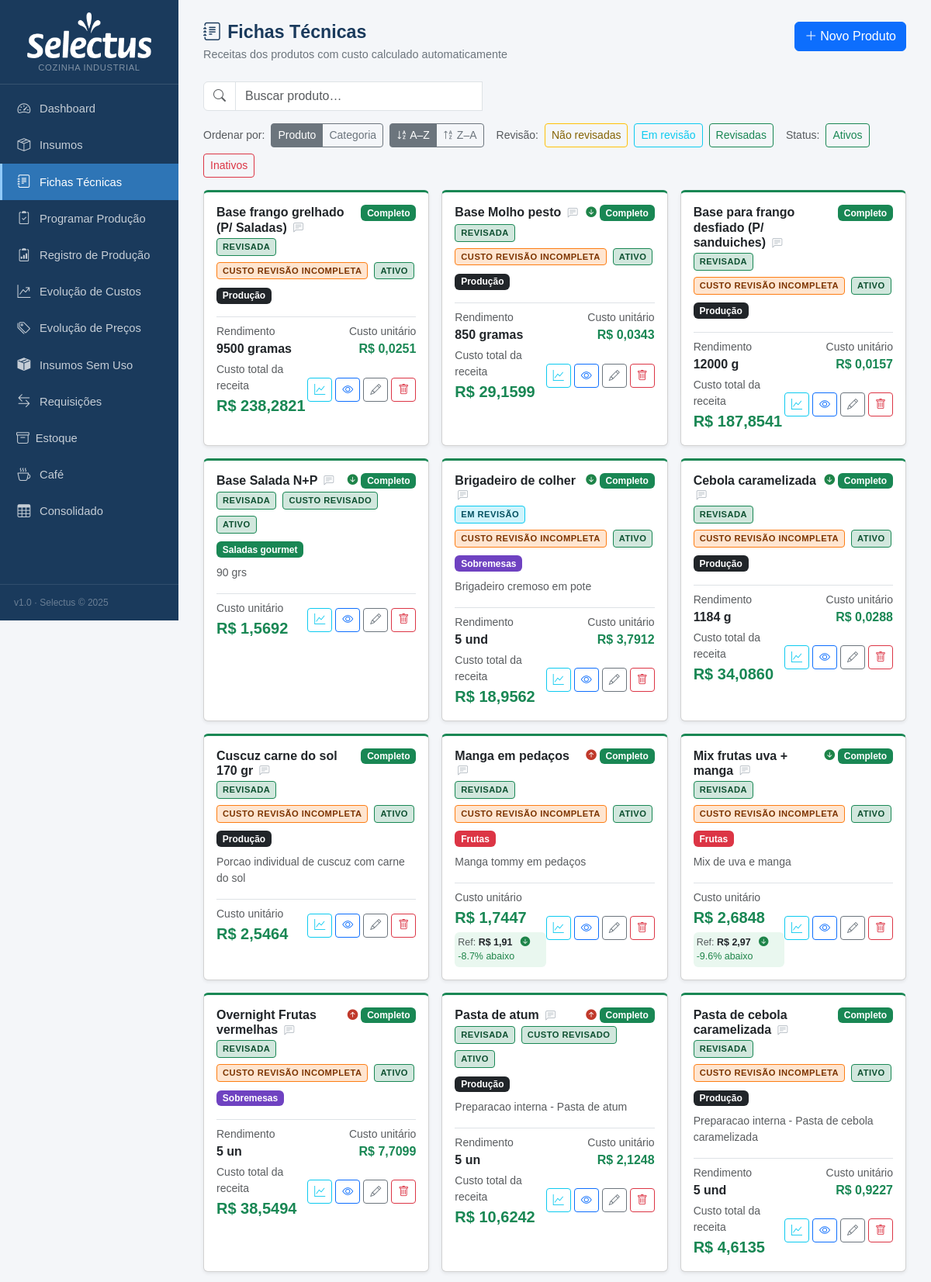
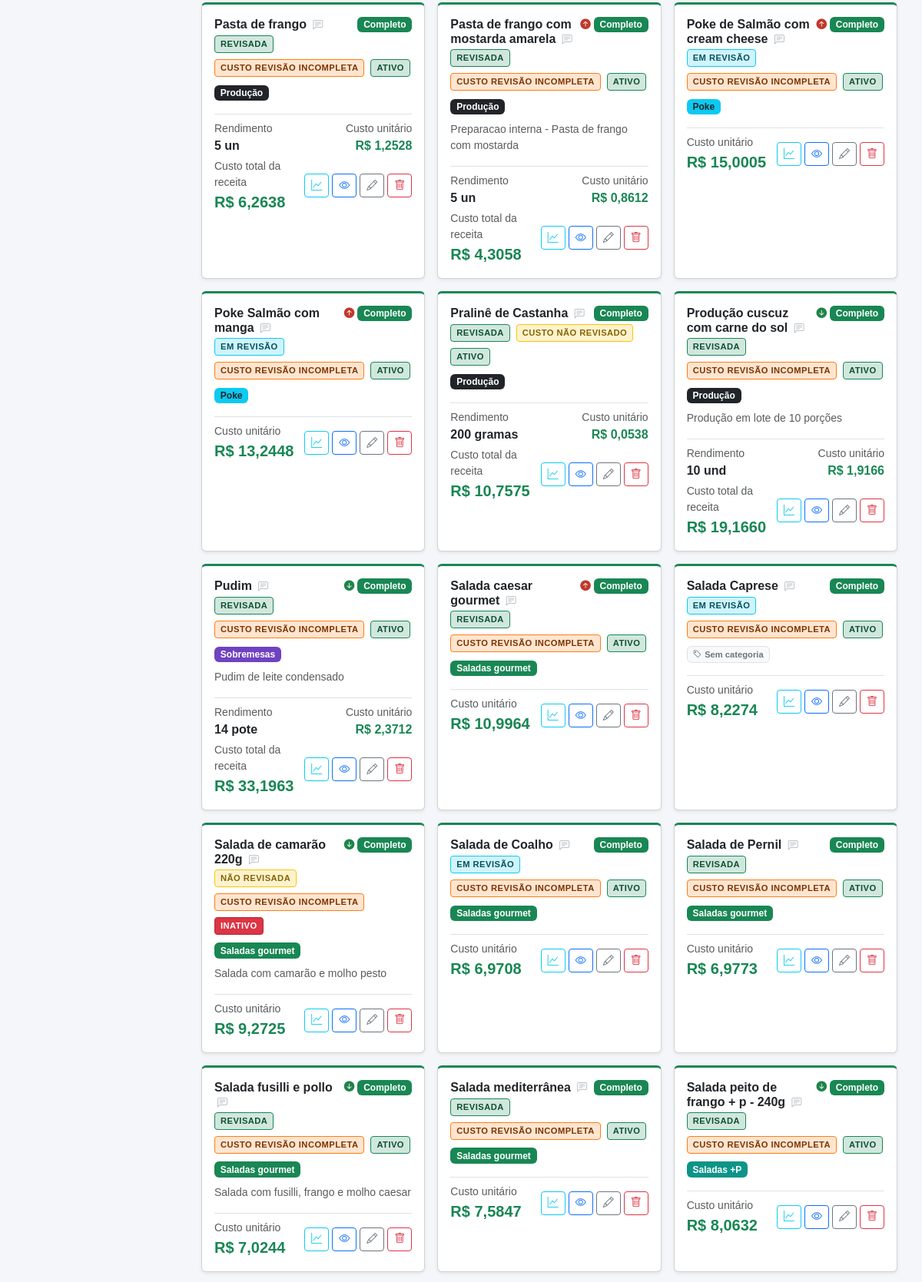
The app's page /fichas (upper part) with its own data (2 pictures, top to bottom).
### tables this page shows
CREATE TABLE produtos (
            id INTEGER PRIMARY KEY AUTOINCREMENT,
            nome TEXT NOT NULL,
            descricao TEXT,
            rendimento REAL DEFAULT 1,
            unidade_rendimento TEXT DEFAULT 'un'
        , categoria TEXT, valor_referencia REAL, status_revisao TEXT DEFAULT 'nao_revisada', status_revisao_custo TEXT DEFAULT 'nao_revisado', data_revisao TEXT, data_revisao_custo TEXT, ativo INTEGER NOT NULL DEFAULT 1, observacao TEXT);

### app.py (the view)
@app.route('/fichas')
def fichas_lista():
    db = get_db()
    prods = db.execute('SELECT * FROM produtos ORDER BY nome').fetchall()
    hist_rows = db.execute('''
        SELECT h.produto_id, h.custo_anterior, h.custo_novo, h.data_registro
        FROM historico_custo_fichas h
        WHERE h.id = (SELECT MAX(id) FROM historico_custo_fichas h2 WHERE h2.produto_id = h.produto_id)
    ''').fetchall()
    mudancas_custo = {r['produto_id']: dict(r) for r in hist_rows}
    rev_rows = db.execute('''
        SELECT ft.produto_id,
               SUM(CASE WHEN COALESCE(i.status_revisao_custo,'nao_revisado')='revisado' THEN 1 ELSE 0 END) AS revisados,
               COUNT(*) AS total
        FROM ficha_tecnica ft JOIN insumos i ON i.id = ft.insumo_id
        GROUP BY ft.produto_id
    ''').fetchall()
    custo_revisao_map = {}
    for rr in rev_rows:
        if rr['total'] == 0 or rr['revisados'] == 0:
            custo_revisao_map[rr['produto_id']] = 'nao_revisado'
        elif rr['revisados'] == rr['total']:
            custo_revisao_map[rr['produto_id']] = 'revisado'
        else:
            custo_revisao_map[rr['produto_id']] = 'incompleta'
    db.close()
    resultado = [{'p': p, **dict(zip(['custo','completo'], custo_produto(p['id'])))} for p in prods]
    for r in resultado:
        r['custo_revisao'] = custo_revisao_map.get(r['p']['id'], 'nao_revisado')
    cat_map = {nome: cls for nome, cls in CATEGORIAS}
    total_custo = sum(r['custo'] for r in resultado if r['completo'])
    n_completos = sum(1 for r in resultado if r['completo'])
    return render_template('fichas_lista.html', resultado=resultado, categorias=CATEGORIAS, cat_map=cat_map,
                           total_custo=total_custo, n_completos=n_completos, mudancas_custo=mudancas_custo)

### app.py (called while the page is built)
def _to_br(value, decimals):
    if value is None:
        return '—'
    s = f'{float(value):,.{decimals}f}'
    return s.replace(',', 'X').replace('.', ',').replace('X', '.')

@app.template_filter('brl')
def brl_filter(value, decimals=2):
    return 'R$ ' + _to_br(value, decimals)

def get_db():
    c = sqlite3.connect(DB)
    c.row_factory = sqlite3.Row
    c.execute("PRAGMA foreign_keys = ON")
    return c

def count_alertas():
    try:
        db = get_db()
        n = db.execute('''SELECT COUNT(*) FROM insumos
                          WHERE estoque_minimo > 0 AND COALESCE(estoque_atual,0) < estoque_minimo''').fetchone()[0]
        db.close()
        return n
    except:
        return 0

@app.context_processor
def inject_alertas():
    return dict(n_alertas=count_alertas())

### templates/fichas_lista.html (shortened to what this page needs)
{% extends "base.html" %}
{% block content %}
<div class="page-header d-flex justify-content-between align-items-start">
  <div>
    <h1><i class="bi bi-journal-text me-2"></i>Fichas Técnicas</h1>
    <p>Receitas dos produtos com custo calculado automaticamente</p>
  </div>
  <a href="{{ url_for('ficha_nova') }}" class="btn btn-primary">
    <i class="bi bi-plus-lg me-1"></i>Novo Produto
  </a>
</div>
{% if resultado %}
<div class="mb-3">
  <div class="input-group" style="max-width:360px">
    <span class="input-group-text bg-white"><i class="bi bi-search text-muted"></i></span>
    <input type="text" id="busca-ficha" class="form-control" placeholder="Buscar produto…" autocomplete="off">
  </div>
</div>
<div class="mb-3 d-flex gap-2 align-items-center flex-wrap">
  <span class="text-muted small">Ordenar por:</span>
  <div class="btn-group btn-group-sm">
    <button type="button" class="btn btn-outline-secondary active sort-field-btn" data-field="nome">Produto</button>
    <button type="button" class="btn btn-outline-secondary sort-field-btn" data-field="cat">Categoria</button>
  </div>
  <div class="btn-group btn-group-sm">
    <button type="button" class="btn btn-outline-secondary active sort-dir-btn" data-dir="asc">
      <i class="bi bi-sort-alpha-down"></i> A–Z
    </button>
    <button type="button" class="btn btn-outline-secondary sort-dir-btn" data-dir="desc">
      <i class="bi bi-sort-alpha-up"></i> Z–A
    </button>
  </div>
  <span class="text-muted small ms-2">Revisão:</span>
  <button type="button" class="btn btn-sm btn-outline-warning filter-rev-btn" data-rev="nao_revisada" style="color:#856404">Não revisadas</button>
  <button type="button" class="btn btn-sm btn-outline-info filter-rev-btn"    data-rev="em_revisao">Em revisão</button>
  <button type="button" class="btn btn-sm btn-outline-success filter-rev-btn" data-rev="revisada">Revisadas</button>
  <span class="text-muted small ms-2">Status:</span>
  <button type="button" class="btn btn-sm btn-outline-success filter-ativo-btn" data-ativo="ativo">Ativos</button>
  <button type="button" class="btn btn-sm btn-outline-danger  filter-ativo-btn" data-ativo="inativo">Inativos</button>
</div>
<div class="row g-3" id="fichas-grid">
  {% for r in resultado %}
  {% set mud = mudancas_custo.get(r.p.id) %}
  {% set rev = r.p.status_revisao or 'nao_revisada' %}
  {% set is_ativo = (r.p.ativo if r.p.ativo is not none else 1) %}
  <div class="col-md-6 col-lg-4 ficha-col"
       data-nome="{{ r.p.nome }}"
       data-cat="{{ r.p.categoria or '' }}"
       data-revisao="{{ rev }}"
       data-ativo="{{ 'ativo' if is_ativo else 'inativo' }}">
    <div class="card shadow-sm h-100" style="border-top: 3px solid {{ '#198754' if r.completo else '#ffc107' }}">
      <div class="card-body">
        <div class="d-flex justify-content-between align-items-start mb-1">
          <h6 class="card-title fw-bold mb-0">
            {{ r.p.nome }}
            <span class="obs-wrapper">
              <i class="bi bi-chat-left-text obs-icon {{ '' if r.p.observacao else 'obs-icon-empty' }}"
                 title="{{ 'Ver/editar observação' if r.p.observacao else 'Adicionar observação' }}"></i>
            </span>
          </h6>
          <div class="d-flex align-items-center gap-1">
            {% if mud and mud.custo_anterior is not none %}
              {% if mud.custo_novo > mud.custo_anterior %}
                <span class="custo-subiu" title="Custo subiu de {{ mud.custo_anterior|brl(4) }} para {{ mud.custo_novo|brl(4) }}">
                  <i class="bi bi-arrow-up-circle-fill"></i>
                </span>
              {% elif mud.custo_novo < mud.custo_anterior %}
                <span class="custo-caiu" title="Custo caiu de {{ mud.custo_anterior|brl(4) }} para {{ mud.custo_novo|brl(4) }}">
                  <i class="bi bi-arrow-down-circle-fill"></i>
                </span>
              {% endif %}
            {% endif %}
            <span class="badge {{ 'bg-success' if r.completo else 'bg-warning text-dark' }}">
              {{ 'Completo' if r.completo else 'Incompleto' }}
            </span>
          </div>
        </div>
        <div class="mb-2 d-flex gap-2 flex-wrap">
          <span class="selo-revisao selo-{{ rev }} selo-btn" style="cursor:pointer"
                data-id="{{ r.p.id }}" data-status="{{ rev }}"
                title="Clique para alterar status de revisão{% if r.p.data_revisao %} · Revisada em {{ r.p.data_revisao[:10] }}{% endif %}">
            {{ {'nao_revisada':'NÃO REVISADA','em_revisao':'EM REVISÃO','revisada':'REVISADA'}[rev] }}
          </span>
          {% set custo_label = {'nao_revisado':'CUSTO NÃO REVISADO','incompleta':'CUSTO REVISÃO INCOMPLETA','revisado':'CUSTO REVISADO'} %}
          <span class="selo-revisao selo-custo-{{ r.custo_revisao }}"
                title="{{ {'nao_revisado':'Nenhum insumo desta ficha foi revisado','incompleta':'Alguns insumos ainda não foram revisados','revisado':'Todos os insumos foram revisados'}[r.custo_revisao] }}">
            {{ custo_label[r.custo_revisao] }}
          </span>
          <span class="selo-revisao selo-ativo-btn {{ 'selo-ativo' if is_ativo else 'selo-inativo' }}"
                style="cursor:pointer" data-id="{{ r.p.id }}"
                title="Clique para {{ 'inativar' if is_ativo else 'ativar' }} esta ficha">
            {{ 'ATIVO' if is_ativo else 'INATIVO' }}
          </span>
        </div>
        <div class="mb-2 cat-badge-wrap" data-id="{{ r.p.id }}" data-cat="{{ r.p.categoria or '' }}">
          {% if r.p.categoria %}
          <span class="badge {{ cat_map.get(r.p.categoria, 'bg-secondary') }} cat-badge" style="cursor:pointer" title="Clique para mudar categoria">{{ r.p.categoria }}</span>
          {% else %}
          <span class="badge bg-light text-secondary border cat-badge" style="cursor:pointer;font-size:.7rem" title="Clique para definir categoria"><i class="bi bi-tag me-1"></i>Sem categoria</span>
          {% endif %}
        </div>
        {% if r.p.descricao %}<p class="text-muted small mb-2">{{ r.p.descricao }}</p>{% endif %}
        <div class="mt-3 pt-2 border-top">
          {% if r.completo and r.p.rendimento and r.p.rendimento > 1 %}
          <div class="d-flex justify-content-between align-items-center mb-1">
            <div>
              <div class="text-muted small">Rendimento</div>
              <span class="fw-semibold">{{ r.p.rendimento|int if r.p.rendimento == r.p.rendimento|int else r.p.rendimento }} {{ r.p.unidade_rendimento }}</span>
            </div>
            <div class="text-end">
              <div class="text-muted small">Custo unitário</div>
              <strong class="text-success">{{ (r.custo / r.p.rendimento)|brl(4) }}</strong>
            </div>
          </div>
          {% endif %}
          <div class="d-flex justify-content-between align-items-center">
            <div>
              {% if r.completo %}
                {% if r.p.rendimento and r.p.rendimento > 1 %}
                <div class="text-muted small">Custo total da receita</div>
                {% else %}
                <div class="text-muted small">Custo unitário</div>
                {% endif %}
                <strong class="text-success fs-5">{{ r.custo|brl(4) }}</strong>
                {% if r.p.valor_referencia is not none %}
                  {% set vref = r.p.valor_referencia %}
                  {% set custo_base = (r.custo / r.p.rendimento) if r.p.rendimento and r.p.rendimento > 1 else r.custo %}
                  {% set diff = custo_base - vref %}
                  {% set pct  = (diff / vref * 100) if vref else 0 %}
                  <div class="mt-1 p-1 rounded" style="background:{{ '#fdecea' if diff > 0 else '#e9f7ef' }};font-size:.78rem">
                    <span class="text-muted">Ref:</span>
                    <span class="fw-semibold">{{ vref|brl(2) }}</span>
                    {% if diff > 0 %}
                      <span style="color:#c0392b"><i class="bi bi-arrow-up-circle-fill"></i> +{{ pct|round(1) }}% acima</span>
                    {% elif diff < 0 %}
                      <span style="color:#1e8449"><i class="bi bi-arrow-down-circle-fill"></i> {{ pct|round(1) }}% abaixo</span>
                    {% else %}
                      <span class="text-muted">= igual</span>
                    {% endif %}
                  </div>
                {% endif %}
              {% else %}
                <div class="text-muted small">Custo unitário</div>
                <span class="text-warning small"><i class="bi bi-exclamation-circle me-1"></i>preços pendentes</span>
              {% endif %}
            </div>
            <div class="d-flex gap-1">
              <button class="btn btn-sm btn-outline-info" title="Histórico de custo"
                      onclick="verHistoricoCusto({{ r.p.id }}, '{{ r.p.nome|e }}')">
                <i class="bi bi-graph-up"></i>
              </button>
              <a href="{{ url_for('ficha_ver', id=r.p.id) }}" class="btn btn-sm btn-outline-primary" title="Ver ficha">
                <i class="bi bi-eye"></i>
              </a>
              <a href="{{ url_for('ficha_editar', id=r.p.id) }}" class="btn btn-sm btn-outline-secondary" title="Editar">
                <i class="bi bi-pencil"></i>
              </a>
              <form method="post" action="{{ url_for('ficha_excluir', id=r.p.id) }}" class="d-inline"
                    onsubmit="return confirm('Excluir {{ r.p.nome }}?')">
                <button class="btn btn-sm btn-outline-danger" title="Excluir"><i class="bi bi-trash"></i></button>
              </form>
            </div>
          </div>
        </div>
      </div>
    </div>
  </div>
  {% endfor %}
</div>
{% else %}
<div class="text-center py-5 text-muted">
  <i class="bi bi-journal-plus" style="font-size:3rem"></i>
  <p class="mt-3">Nenhuma ficha técnica cadastrada.</p>
  <a href="{{ url_for('ficha_nova') }}" class="btn btn-primary">Criar primeiro produto</a>
</div>
{% endif %}
{% endblock %}

### templates/base.html (style rules this page uses)
:root { --sidebar-bg: #1a3a5c; --sidebar-hover: #264f7a; --sidebar-active: #2e75b6; --accent: #2e75b6; }
body { background: #f4f6f9; font-family: Arial, sans-serif; }
.page-header { margin-bottom: 24px; }
.page-header h1 { font-size: 1.45rem; font-weight: 700; color: #1a3a5c; margin: 0; }
.page-header p { color: #6c757d; margin: 4px 0 0; font-size: .9rem; }
.bg-purple { background-color: #6f42c1 !important; color: #fff; }
.bg-teal { background-color: #0d9488 !important; color: #fff; }

### templates/fichas_lista.html (style rules this page uses)
.custo-subiu { color: #c0392b; font-size:.85rem; }
.custo-caiu { color: #1e8449; font-size:.85rem; }
.selo-revisao { font-size:.7rem; font-weight:700; letter-spacing:.04em; padding:2px 7px; border-radius:4px; display:inline-block; }
.selo-nao_revisada { background:#fff3cd; color:#856404; border:1px solid #ffc107; }
.selo-em_revisao { background:#cff4fc; color:#055160; border:1px solid #0dcaf0; }
.selo-revisada { background:#d1e7dd; color:#0f5132; border:1px solid #198754; }
.selo-custo-nao_revisado { background:#fff3cd; color:#856404; border:1px solid #ffc107; }
.selo-custo-incompleta { background:#ffe5d0; color:#7c3400; border:1px solid #fd7e14; }
.selo-custo-revisado { background:#d1e7dd; color:#0f5132; border:1px solid #198754; }
.selo-ativo { background:#d1e7dd; color:#0f5132; border:1px solid #198754; }
.obs-wrapper { position:relative; display:inline-block; }
.obs-icon { font-size:.8rem; color:#6366f1; cursor:pointer; vertical-align:middle; margin-left:4px; }
.obs-icon-empty { color:#adb5bd; }
.selo-inativo { background:#dc3545; color:#fff; border:1px solid #b02a37; }

### records on screen
produtos: p.nome "Base Molho pesto", status_revisao "REVISADA", p.categoria "Produção", p.rendimento "850", p.unidade_rendimento "gramas", (r.custo/r.p.rendimento)|brl(4) "R$ 0,0343"
produtos: p.nome "Base Salada N+P", status_revisao "REVISADA", p.categoria "Saladas gourmet", p.descricao "90 grs"
produtos: p.nome "Base frango grelhado (P/ Saladas)", ativo 1 (drawn), status_revisao "REVISADA", p.categoria "Produção", p.rendimento "9500", p.unidade_rendimento "gramas", (r.custo/r.p.rendimento)|brl(4) "R$ 0,0251"
produtos: p.nome "Base para frango desfiado (P/ sanduiches)", ativo 1 (drawn), status_revisao "REVISADA", p.categoria "Produção", p.rendimento "12000", p.unidade_rendimento "g", (r.custo/r.p.rendimento)|brl(4) "R$ 0,0157"
produtos: p.nome "Brigadeiro de colher", status_revisao "EM REVISÃO", p.categoria "Sobremesas", p.descricao "Brigadeiro cremoso em pote", p.rendimento "5", p.unidade_rendimento "und", (r.custo/r.p.rendimento)|brl(4) "R$ 3,7912"
produtos: p.nome "Cebola caramelizada", status_revisao "REVISADA", p.categoria "Produção", p.rendimento "1184", p.unidade_rendimento "g", (r.custo/r.p.rendimento)|brl(4) "R$ 0,0288"
produtos: p.nome "Cuscuz carne do sol 170 gr", ativo 1 (drawn), status_revisao "REVISADA", p.categoria "Produção", p.descricao "Porcao individual de cuscuz com carne do sol"
produtos: p.nome "Manga em pedaços", ativo 1 (drawn), status_revisao "REVISADA", p.categoria "Frutas", p.descricao "Manga tommy em pedaços", resultado "R$ 1,91"
produtos: p.nome "Mix frutas uva + manga", ativo 1 (drawn), status_revisao "REVISADA", p.categoria "Frutas", p.descricao "Mix de uva e manga", resultado "R$ 2,97"
produtos: p.nome "Overnight Frutas vermelhas", ativo 1 (drawn), status_revisao "REVISADA", p.categoria "Sobremesas", p.rendimento "5", p.unidade_rendimento "un", (r.custo/r.p.rendimento)|brl(4) "R$ 7,7099"
produtos: p.nome "Pasta de atum", ativo 1 (drawn), status_revisao "REVISADA", p.categoria "Produção", p.descricao "Preparacao interna - Pasta de atum", p.rendimento "5", p.unidade_rendimento "un", (r.custo/r.p.rendimento)|brl(4) "R$ 2,1248"
produtos: p.nome "Pasta de cebola caramelizada", ativo 1 (drawn), status_revisao "REVISADA", p.categoria "Produção", p.descricao "Preparacao interna - Pasta de cebola caramelizada", p.rendimento "5", p.unidade_rendimento "und", (r.custo/r.p.rendimento)|brl(4) "R$ 0,9227"
produtos: p.nome "Pasta de frango", ativo 1 (drawn), status_revisao "REVISADA", p.categoria "Produção", p.rendimento "5", p.unidade_rendimento "un", (r.custo/r.p.rendimento)|brl(4) "R$ 1,2528"
produtos: p.nome "Pasta de frango com mostarda amarela", ativo 1 (drawn), status_revisao "REVISADA", p.categoria "Produção", p.descricao "Preparacao interna - Pasta de frango com mostarda", p.rendimento "5", p.unidade_rendimento "un", (r.custo/r.p.rendimento)|brl(4) "R$ 0,8612"
produtos: p.nome "Poke Salmão com manga", ativo 1 (drawn), status_revisao "EM REVISÃO", p.categoria "Poke"
produtos: p.nome "Poke de Salmão com cream cheese", ativo 1 (drawn), status_revisao "EM REVISÃO", p.categoria "Poke"
produtos: p.nome "Pralinê de Castanha", ativo 1 (drawn), status_revisao "REVISADA", p.categoria "Produção", p.rendimento "200", p.unidade_rendimento "gramas", (r.custo/r.p.rendimento)|brl(4) "R$ 0,0538"
produtos: p.nome "Produção cuscuz com carne do sol", status_revisao "REVISADA", p.categoria "Produção", p.descricao "Produção em lote de 10 porções", p.rendimento "10", p.unidade_rendimento "und", (r.custo/r.p.rendimento)|brl(4) "R$ 1,9166"
produtos: p.nome "Pudim", status_revisao "REVISADA", p.categoria "Sobremesas", p.descricao "Pudim de leite condensado", p.rendimento "14", p.unidade_rendimento "pote", (r.custo/r.p.rendimento)|brl(4) "R$ 2,3712"
produtos: p.nome "Salada Caprese", ativo 1 (drawn), status_revisao "EM REVISÃO"
produtos: p.nome "Salada caesar gourmet", ativo 1 (drawn), status_revisao "REVISADA", p.categoria "Saladas gourmet"
produtos: p.nome "Salada de Coalho", ativo 1 (drawn), status_revisao "EM REVISÃO", p.categoria "Saladas gourmet"
produtos: p.nome "Salada de Pernil", ativo 1 (drawn), status_revisao "REVISADA", p.categoria "Saladas gourmet"
produtos: p.nome "Salada de camarão 220g", status_revisao "NÃO REVISADA", p.categoria "Saladas gourmet", p.descricao "Salada com camarão e molho pesto"
produtos: p.nome "Salada fusilli e pollo", status_revisao "REVISADA", p.categoria "Saladas gourmet", p.descricao "Salada com fusilli, frango e molho caesar"
produtos: p.nome "Salada mediterrânea", ativo 1 (drawn), status_revisao "REVISADA", p.categoria "Saladas gourmet"
produtos: p.nome "Salada peito de frango + p - 240g", status_revisao "REVISADA", p.categoria "Saladas +P"

### other values on screen
{{ 'Completo' if r.completo else 'Incompleto' }} "Completo" "Completo" "Completo" "Completo" "Completo" "Completo" "Completo" "Completo" "Completo" "Completo" "Completo" "Completo" "Completo" "Completo" "Completo" "Completo" "Completo" "Completo" "Completo" "Completo" "Completo" "Completo" "Completo" "Completo" "Completo" "Completo" "Completo"
{{ custo_label[r.custo_revisao] }} "CUSTO REVISÃO INCOMPLETA" "CUSTO REVISADO" "CUSTO REVISÃO INCOMPLETA" "CUSTO REVISÃO INCOMPLETA" "CUSTO REVISÃO INCOMPLETA" "CUSTO REVISÃO INCOMPLETA" "CUSTO REVISÃO INCOMPLETA" "CUSTO REVISÃO INCOMPLETA" "CUSTO REVISÃO INCOMPLETA" "CUSTO REVISÃO INCOMPLETA" "CUSTO REVISADO" "CUSTO REVISÃO INCOMPLETA" "CUSTO REVISÃO INCOMPLETA" "CUSTO REVISÃO INCOMPLETA" "CUSTO REVISÃO INCOMPLETA" "CUSTO REVISÃO INCOMPLETA" "CUSTO NÃO REVISADO" "CUSTO REVISÃO INCOMPLETA" "CUSTO REVISÃO INCOMPLETA" "CUSTO REVISÃO INCOMPLETA" "CUSTO REVISÃO INCOMPLETA" "CUSTO REVISÃO INCOMPLETA" "CUSTO REVISÃO INCOMPLETA" "CUSTO REVISÃO INCOMPLETA" "CUSTO REVISÃO INCOMPLETA" "CUSTO REVISÃO INCOMPLETA" "CUSTO REVISÃO INCOMPLETA"
{{ 'ATIVO' if is_ativo else 'INATIVO' }} "ATIVO" "ATIVO" "ATIVO" "ATIVO" "ATIVO" "ATIVO" "ATIVO" "ATIVO" "ATIVO" "ATIVO" "ATIVO" "ATIVO" "ATIVO" "ATIVO" "ATIVO" "ATIVO" "ATIVO" "ATIVO" "ATIVO" "ATIVO" "ATIVO" "ATIVO" "ATIVO" "INATIVO" "ATIVO" "ATIVO" "ATIVO"
{{ r.custo|brl(4) }} "R$ 29,1599" "R$ 1,5692" "R$ 238,2821" "R$ 187,8541" "R$ 18,9562" "R$ 34,0860" "R$ 2,5464" "R$ 1,7447" "R$ 2,6848" "R$ 38,5494" "R$ 10,6242" "R$ 4,6135" "R$ 6,2638" "R$ 4,3058" "R$ 13,2448" "R$ 15,0005" "R$ 10,7575" "R$ 19,1660" "R$ 33,1963" "R$ 8,2274" "R$ 10,9964" "R$ 6,9708" "R$ 6,9773" "R$ 9,2725" "R$ 7,0244" "R$ 7,5847" "R$ 8,0632"
{{ pct|round(1) }} "-8.7" "-9.6"
